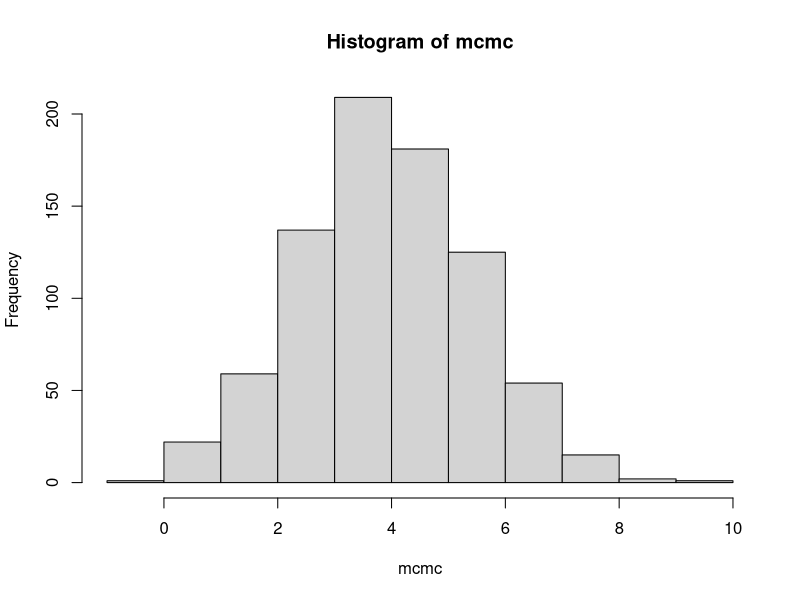

Source code (R):
mu <- 4
sigma <- 2

sample <- rnorm(1, mean = mu, sd = sigma)
prev <- dnorm(sample, mu, sigma)
monte <- list(sample)
for (i in 1:999) {
  sample <- rnorm(1, mean = mu, sd = sigma)
  l <- dnorm(sample, mu, sigma)
  if (l < prev) {
      cond <- sample(c(1, 0), size = 1, replace = TRUE, prob = c(l / prev, 1 - l / prev)) # nolint
      if (cond == 1) monte <- c(monte, sample) else next
  } else {
    monte <- c(monte, sample)
  }
  prev <- l
}
mcmc <- unlist(monte, use.names = FALSE)
hist(mcmc, bins = 10)
